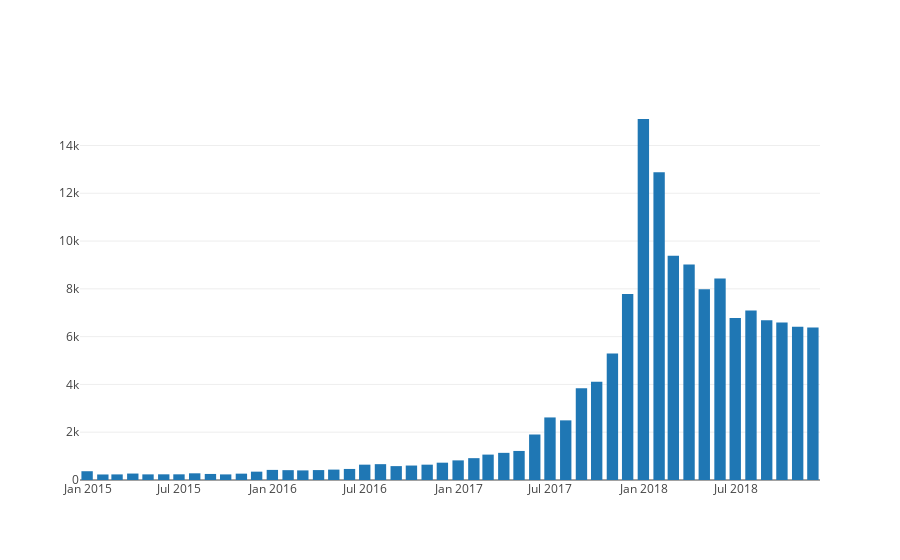

The notebook cell saved with this chart:
### Code cell
iplot([go.Bar(x=df_month.index, y=df_month.Weighted_Price)])
